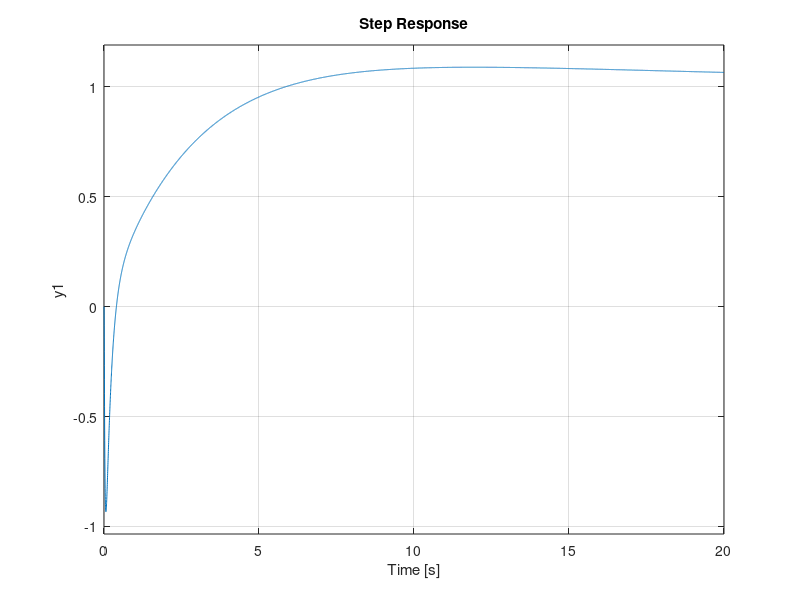

The MATLAB script that drew this image:
clc; clear all;
s = tf('s');
%% Control por realimentación de estados
%Del linearizer de simulink
A = [0 1 0 0;
    0 0 1.7292 0;
    0 0 0 1;
    0 0 2.1615 0];

B = [0 ; 0.941 ; 0 ; 0.1763];

C = [0 0 1 0;
    1 0 0 0];

D = [0 ; 0];
%Tener en cuenta: x1: p, x2: v, x3: q, x4: w
sys = ss(A,B,C,D);
%Chequeamos controlabilidad, viendo que el rango de la matriz de
%controlabilidad sea igual a la dimensión del espacio columna de la matriz
%A.
rank(ctrb(sys.A, sys.B));
%El rango es cuatro, por lo que el sistema es controlable.
%Realizamos la realimentación de estados teniendo en cuenta que el
%controlador debe ser lo suficientemente rapido para lograr controlar la
%inestabilidad del polo del semiplano derecho.
K = acker(sys.A, sys.B, [-3 -3 -2 -2]);
%El algoritmo de acker presenta error en los lugares de los polos por mas
%de un 10% de lo esperado, sin embargo el diseño se valida mediante la
%simulación y se logra asi obtener ganancia mas pequenas.

%% Control por realimentación de estados con observador
%Estudiamos la observabilidad del sistema
rank(obsv(sys.A,sys.C));
%Como el rango de la matriz de observabilidad es 4 igual al orden de la
%matriz A, el sistema es observable.
%Calculo ganancias del observador, colocando sus polos diez veces más
%rápidos que los de la planta a lazo cerrado.
L = place((sys.A)',(sys.C)', [-25 -20 -35 -30])';

%% Control por realimentación de estados con observador discreto
%Selecciono periodo de muestreo
Ts = 0.1; %100ms
%Discretizo el sistema utilizando tustin.
sysDisc = c2d(sys, Ts, 'tustin');
%Calculo ganancias de realimentación.
KDisc = acker(sysDisc.A, sysDisc.B, exp([-2 -2 -1 -1].*Ts));
%Calculo ganancias del observador discreto.
LDisc = place((sysDisc.A)',(sysDisc.C)', exp([-20 -15 -25 -30].*Ts))';


%% Control por realimentación de estados con acción integral
%Modificamos la matriz C para realizar la acción integral sobre la posición
%del carrito
C = [1 0 0 0];
%Aumentamos las matrices
Aa = [A  zeros(4,1);
      -C      0];
Ba = [sys.B;
      0];
Bar = [zeros(4,1);
       1];
Ca = [C 0];
Da = 0;
rank(ctrb(Aa, Ba))
rank(obsv(Aa,Ca))
%Calculamos las ganancias
Ka = acker(Aa, Ba, [-2.5 -2.5 -1 -1 -4]);
sys_i = ss(Aa, Ba, Ca, Da);
sys_i_cl = ss(Aa-Ba*Ka, Bar, Ca, Da);

Kai = Ka(5);
Ka = Ka(1:4);

%% Control de ángulo por loop shaping
%Transferencia de fuerza carrito a ángulo sacada utilizando el linearizer
%del simulink
G_q = 0.1763/((s-1.47)*(s+1.47));
%Grafico bode de la planta
bode(G_q);
%Notar que hay un polo en el semiplano derecho. La teoría nos dice que la
%frecuencia de cruce debe estar 1.766 veces más arriba que el polo en el
%semiplano derecho.
%Notar también que el bode de la planta presenta inversión de fase para
%todas las frecuencias. Se coloca un cero en -1.47*1.766 para proveer adelanto de
%fase alrededor de la frecuencia de cruce deseada. Se coloca un polo en
%-100 para hacer al controlador realizable.
bode(G_q*((s+(1.47*1.7666)/(s+100))));
%Se observa que se debe levantar la magnitud por 102.5db para obtener cruce
%en una frecuencia rápida.
%Se valida el diseño.
bode(G_q*(db2mag(102.5)*(s+(1.47*1.7666))/(s+200)));
C_q = (db2mag(102.5)*(s+(1.47*1.7666))/(s+200));
[C_q_n, C_q_d] = tfdata(C_q,'v');
%Se analiza la función de sensibilidad
L_q = G_q*C_q;
S_q = 1/(1+L_q);
T_q = L_q/(1+L_q);
bode(S_q);
%Se observa que el pico de la función de sensibilidad es de 2.4db = 1.3, esto
%brinda un buen margen de estabilidad.
%Simulando con simscape se puede observar que el ángulo del pendulo es
%correctamente estabilizado, sin embargo la posición del carrito presenta
%drift.

%Transferencia de fuerza de carrito a posición con realimentación en el
%ángulo
G_p = (0.94101 * (s+200) * (s+1.356) * (s-1.356)) / (s^2 * (s+2.635) * (s^2 + 197.4*s + 2.409e04));
%Notar que hay un cero en el semiplano derecho en 1.356 rad/s. La teoría nos indica que la
%frecuencia de cruce debe estar por debajo de 0.6 veces la frecuencia del
%polo en el semiplano derecho que sería alrededor de 0.5 rad/s.
%Agregamos un cero en -0.05rad/s para brindar adelanto de fase a la izquierda de
%0.5rad/seg. Ademas agregamos un polo rápido en -100 para hacer el
%controlador realizable.
C_p = -(s+0.05)/(s+100);
bode(G_p*C_p);
%Para tener un margen buen margen de fase a una frecuencia de cruce de
%por debajo del limite de 0.5rad/seg, multiplicamos por 76.9dB. 
C_p = -db2mag(76.9)*(s+0.05)/(s+100);
[C_p_n, C_p_d] = tfdata(C_p,'v');
margin(G_p*C_p);
L_p = G_p*C_p;
T_p = L_p/(1+L_p);
S_p = 1-T_p;
bode(S_p);
%Se observa un pico de 6db en S_p, esto esta casi al límite de un buen
%margen de estabilidad. Además, si bien el margen de fase es bueno, el
%margen de ganancia es bastante malo, pero es el costo de tener un
%controlador lo más rápido posible, dentro de las limitaciones de
%implementación por las características de la planta.
step(T_p);
%En el step de la función de sensibilidad complementaria se puede ver la
%acción del cero en el semiplano derecho al actuar al carrito en la
%dirección contraria a la referencia, para luego volver y asentarse sin
%error permanente sobre la referencia.

%Sin embargo, al simular con simscape, si bien tanto el ángulo como la
%posición son correctamente estabilizadas, sí se ve error permanente en la
%posición. Esto es raro debido a que la planta es de tipo 2.
